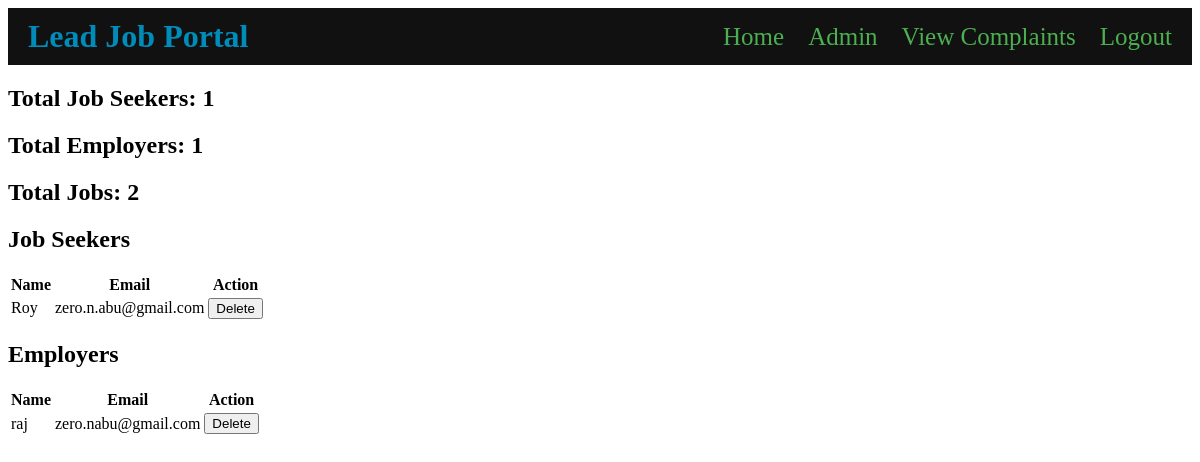
The app's page /admin1/ (signed in), older data.
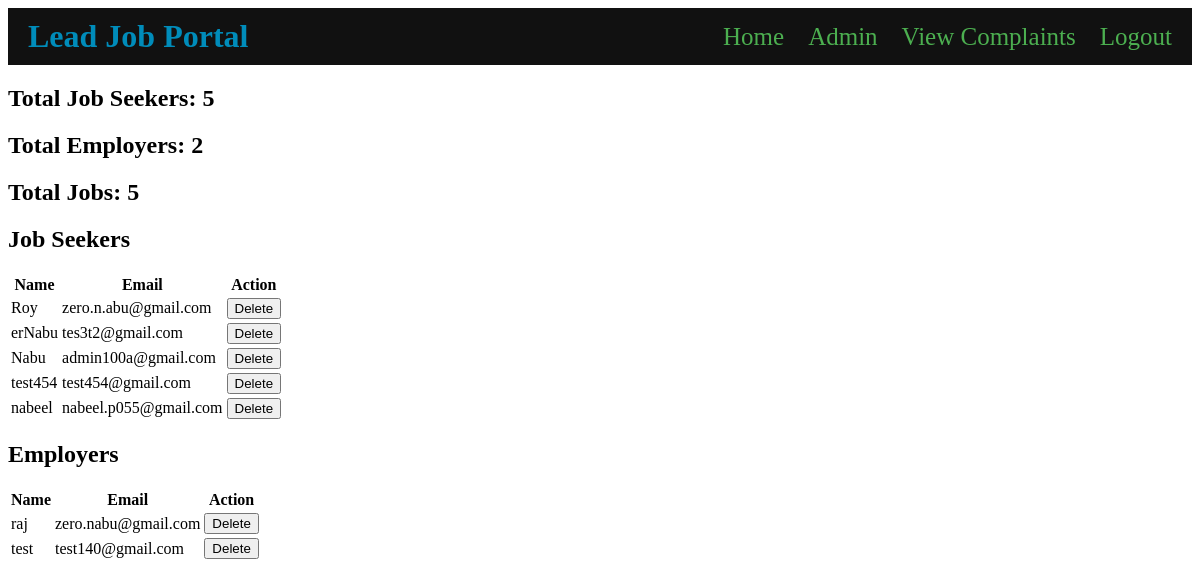
The same page, newer data.
### users/models.py (models this page shows, shortened)
class UserProfile(models.Model):
    user = models.OneToOneField(User, on_delete=models.CASCADE)
    user_type = models.CharField(max_length=20, choices=[('job_seeker', 'Job Seeker'), ('employer', 'Employer')])
    cover_letter = models.TextField(blank=True)
    resume = models.FileField(upload_to='resumes/', blank=True)
    full_name = models.CharField(max_length=100, blank=True)

### admin1/views.py (the view)
# urls.py: path('', views.admin1_home, name='admin1_home'),
@staff_member_required
def admin1_home(request):
    total_job_seekers = UserProfile.objects.filter(user_type='job_seeker').count()
    total_employers = UserProfile.objects.filter(user_type='employer').count()
    total_jobs = Job.objects.count()
    job_seekers = UserProfile.objects.filter(user_type='job_seeker')
    employers = UserProfile.objects.filter(user_type='employer')
    context = {
        'total_job_seekers': total_job_seekers,
        'total_employers': total_employers,
        'total_jobs': total_jobs,
        'job_seekers': job_seekers,
        'employers': employers,
    }
    return render(request, 'admin1/admin1_home.html', context)

### admin1/templates/admin1/admin1_home.html (shortened to what this page needs)
{% include 'users/navbar.html' %}
<h2>Total Job Seekers: {{ total_job_seekers }}</h2>
<h2>Total Employers: {{ total_employers }}</h2>
<h2>Total Jobs: {{ total_jobs }}</h2>
<table>
  <h2 >Job Seekers</h2>
  <thead>
    <tr>
      <th>Name</th>
      <th>Email</th>
      <th>Action</th>
    </tr>
  </thead>
  <tbody>
    {% for job_seeker in job_seekers %}
      <tr>
        <td>{{ job_seeker.user.userprofile.full_name }}</td>
        <td>{{ job_seeker.user.email }}</td>
        <td>
          <form action="{% url 'admin1:delete_user' job_seeker.user.id %}" method="post">
            <button type="submit">Delete</button>
          </form>
        </td>
      </tr>
    {% endfor %}
  </tbody>
</table>
<table>
    <h2 >Employers</h2>
  <thead>
    <tr>
      <th>Name</th>
      <th>Email</th>
      <th>Action</th>
    </tr>
  </thead>
  <tbody>
    {% for employer in employers %}
      <tr>
        <td>{{ employer.user.userprofile.full_name }}</td>
        <td>{{ employer.user.email }}</td>
        <td>
          <form action="{% url 'admin1:delete_user' employer.user.id %}" method="post">
            <button type="submit">Delete</button>
          </form>
        </td>
      </tr>
    {% endfor %}
  </tbody>
</table>

Row changes from the older to the newer data that the page shows:
added UserProfile: user.userprofile.full_name "erNabu", user.email "tes3t2@gmail.com", shown under "Job Seekers"
added UserProfile: user.userprofile.full_name "Nabu", user.email "admin100a@gmail.com", shown under "Job Seekers"
added UserProfile: user.userprofile.full_name "test454", user.email "test454@gmail.com", shown under "Job Seekers"
added UserProfile: user.userprofile.full_name "nabeel", user.email "nabeel.p055@gmail.com", shown under "Job Seekers"
added UserProfile: user.userprofile.full_name "test", user.email "test140@gmail.com", shown under "Employers"
Text that changed along with them:
{{ total_job_seekers }}: "1" → "5"
{{ total_employers }}: "1" → "2"
{{ total_jobs }}: "2" → "5"
